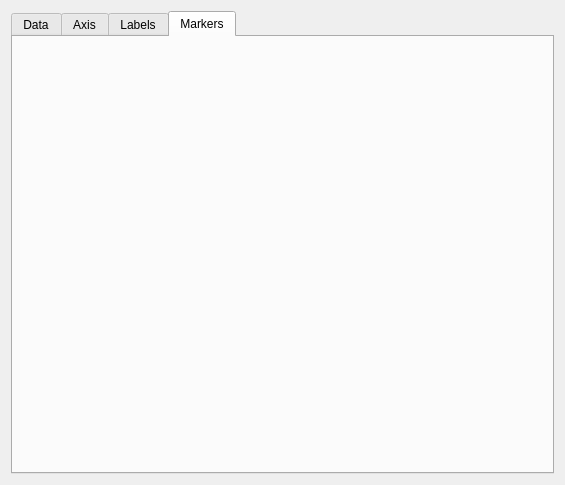
<?xml version="1.0" encoding="UTF-8"?>
<ui version="4.0">
 <class>Plot1D_tabwidget</class>
 <widget class="QWidget" name="Plot1D_tabwidget">
  <property name="geometry">
   <rect>
    <x>0</x>
    <y>0</y>
    <width>565</width>
    <height>485</height>
   </rect>
  </property>
  <property name="windowTitle">
   <string>Form</string>
  </property>
  <layout class="QGridLayout" name="gridLayout_3">
   <item row="0" column="0">
    <widget class="QTabWidget" name="tabWidget">
     <property name="autoFillBackground">
      <bool>false</bool>
     </property>
     <property name="tabPosition">
      <enum>QTabWidget::North</enum>
     </property>
     <property name="tabShape">
      <enum>QTabWidget::Rounded</enum>
     </property>
     <property name="currentIndex">
      <number>3</number>
     </property>
     <widget class="QWidget" name="Data_tab">
      <attribute name="title">
       <string>Data</string>
      </attribute>
      <layout class="QVBoxLayout" name="verticalLayout_2">
       <item>
        <layout class="QGridLayout" name="gridLayout_5">
         <item row="1" column="1">
          <widget class="QLabel" name="label_15">
           <property name="sizePolicy">
            <sizepolicy hsizetype="Preferred" vsizetype="Preferred">
             <horstretch>0</horstretch>
             <verstretch>0</verstretch>
            </sizepolicy>
           </property>
           <property name="text">
            <string>File </string>
           </property>
           <property name="alignment">
            <set>Qt::AlignCenter</set>
           </property>
          </widget>
         </item>
         <item row="2" column="1">
          <widget class="QComboBox" name="X_file_comboBox">
           <property name="sizePolicy">
            <sizepolicy hsizetype="MinimumExpanding" vsizetype="Fixed">
             <horstretch>0</horstretch>
             <verstretch>0</verstretch>
            </sizepolicy>
           </property>
          </widget>
         </item>
         <item row="2" column="0">
          <widget class="QLabel" name="label_13">
           <property name="sizePolicy">
            <sizepolicy hsizetype="Preferred" vsizetype="Preferred">
             <horstretch>0</horstretch>
             <verstretch>0</verstretch>
            </sizepolicy>
           </property>
           <property name="frameShape">
            <enum>QFrame::NoFrame</enum>
           </property>
           <property name="text">
            <string> Data X: </string>
           </property>
          </widget>
         </item>
         <item row="3" column="1">
          <widget class="QComboBox" name="Y_file_comboBox">
           <property name="sizePolicy">
            <sizepolicy hsizetype="MinimumExpanding" vsizetype="Fixed">
             <horstretch>0</horstretch>
             <verstretch>0</verstretch>
            </sizepolicy>
           </property>
          </widget>
         </item>
         <item row="2" column="2">
          <widget class="QComboBox" name="X_col_comboBox">
           <property name="sizePolicy">
            <sizepolicy hsizetype="MinimumExpanding" vsizetype="Fixed">
             <horstretch>0</horstretch>
             <verstretch>0</verstretch>
            </sizepolicy>
           </property>
          </widget>
         </item>
         <item row="3" column="0">
          <widget class="QLabel" name="label_14">
           <property name="text">
            <string> Data Y: </string>
           </property>
          </widget>
         </item>
         <item row="3" column="2">
          <widget class="QComboBox" name="Y_col_comboBox">
           <property name="sizePolicy">
            <sizepolicy hsizetype="MinimumExpanding" vsizetype="Fixed">
             <horstretch>0</horstretch>
             <verstretch>0</verstretch>
            </sizepolicy>
           </property>
          </widget>
         </item>
         <item row="1" column="2">
          <widget class="QLabel" name="label_16">
           <property name="sizePolicy">
            <sizepolicy hsizetype="Ignored" vsizetype="Preferred">
             <horstretch>0</horstretch>
             <verstretch>0</verstretch>
            </sizepolicy>
           </property>
           <property name="text">
            <string>Column</string>
           </property>
           <property name="alignment">
            <set>Qt::AlignCenter</set>
           </property>
          </widget>
         </item>
         <item row="0" column="0">
          <widget class="QLabel" name="label_17">
           <property name="sizePolicy">
            <sizepolicy hsizetype="Maximum" vsizetype="Preferred">
             <horstretch>0</horstretch>
             <verstretch>0</verstretch>
            </sizepolicy>
           </property>
           <property name="font">
            <font>
             <weight>75</weight>
             <bold>true</bold>
            </font>
           </property>
           <property name="text">
            <string>DATA SERIES</string>
           </property>
           <property name="margin">
            <number>2</number>
           </property>
          </widget>
         </item>
         <item row="2" column="3">
          <spacer name="horizontalSpacer_4">
           <property name="orientation">
            <enum>Qt::Horizontal</enum>
           </property>
           <property name="sizeHint" stdset="0">
            <size>
             <width>40</width>
             <height>20</height>
            </size>
           </property>
          </spacer>
         </item>
         <item row="0" column="1" colspan="3">
          <widget class="Line" name="line">
           <property name="orientation">
            <enum>Qt::Horizontal</enum>
           </property>
          </widget>
         </item>
        </layout>
       </item>
       <item>
        <layout class="QGridLayout" name="gridLayout">
         <item row="1" column="3">
          <widget class="QSpinBox" name="Rows_from_spinBox">
           <property name="enabled">
            <bool>false</bool>
           </property>
           <property name="alignment">
            <set>Qt::AlignRight|Qt::AlignTrailing|Qt::AlignVCenter</set>
           </property>
           <property name="buttonSymbols">
            <enum>QAbstractSpinBox::NoButtons</enum>
           </property>
          </widget>
         </item>
         <item row="1" column="0">
          <widget class="QCheckBox" name="Rows_all_checkBox">
           <property name="text">
            <string>All</string>
           </property>
           <property name="checked">
            <bool>true</bool>
           </property>
           <property name="autoExclusive">
            <bool>true</bool>
           </property>
          </widget>
         </item>
         <item row="1" column="4">
          <widget class="QLabel" name="label_20">
           <property name="text">
            <string>to</string>
           </property>
          </widget>
         </item>
         <item row="0" column="0">
          <widget class="QLabel" name="label_18">
           <property name="sizePolicy">
            <sizepolicy hsizetype="Maximum" vsizetype="Preferred">
             <horstretch>0</horstretch>
             <verstretch>0</verstretch>
            </sizepolicy>
           </property>
           <property name="font">
            <font>
             <weight>75</weight>
             <bold>true</bold>
            </font>
           </property>
           <property name="text">
            <string>ROWS           </string>
           </property>
           <property name="margin">
            <number>2</number>
           </property>
          </widget>
         </item>
         <item row="2" column="6">
          <spacer name="horizontalSpacer">
           <property name="orientation">
            <enum>Qt::Horizontal</enum>
           </property>
           <property name="sizeHint" stdset="0">
            <size>
             <width>40</width>
             <height>20</height>
            </size>
           </property>
          </spacer>
         </item>
         <item row="1" column="2">
          <widget class="QCheckBox" name="Rows_from_checkBox">
           <property name="text">
            <string>From row</string>
           </property>
           <property name="autoExclusive">
            <bool>true</bool>
           </property>
          </widget>
         </item>
         <item row="1" column="5">
          <widget class="QSpinBox" name="Rows_to_spinBox">
           <property name="enabled">
            <bool>false</bool>
           </property>
           <property name="alignment">
            <set>Qt::AlignRight|Qt::AlignTrailing|Qt::AlignVCenter</set>
           </property>
           <property name="buttonSymbols">
            <enum>QAbstractSpinBox::NoButtons</enum>
           </property>
          </widget>
         </item>
         <item row="0" column="1" colspan="6">
          <widget class="Line" name="line_4">
           <property name="orientation">
            <enum>Qt::Horizontal</enum>
           </property>
          </widget>
         </item>
         <item row="2" column="0">
          <widget class="QLabel" name="label_19">
           <property name="text">
            <string> Every</string>
           </property>
          </widget>
         </item>
         <item row="2" column="2" alignment="Qt::AlignLeft">
          <widget class="QSpinBox" name="Rows_every_spinBox">
           <property name="alignment">
            <set>Qt::AlignRight|Qt::AlignTrailing|Qt::AlignVCenter</set>
           </property>
           <property name="buttonSymbols">
            <enum>QAbstractSpinBox::NoButtons</enum>
           </property>
           <property name="maximum">
            <number>10000</number>
           </property>
           <property name="value">
            <number>1</number>
           </property>
          </widget>
         </item>
        </layout>
       </item>
       <item>
        <spacer name="verticalSpacer">
         <property name="orientation">
          <enum>Qt::Vertical</enum>
         </property>
         <property name="sizeHint" stdset="0">
          <size>
           <width>20</width>
           <height>40</height>
          </size>
         </property>
        </spacer>
       </item>
      </layout>
     </widget>
     <widget class="QWidget" name="tab">
      <attribute name="title">
       <string>Axis</string>
      </attribute>
      <layout class="QVBoxLayout" name="verticalLayout_3">
       <item>
        <layout class="QGridLayout" name="gridLayout_2">
         <item row="2" column="0" alignment="Qt::AlignRight">
          <widget class="QCheckBox" name="Xrange_checkBox">
           <property name="text">
            <string>X Range:</string>
           </property>
          </widget>
         </item>
         <item row="3" column="0" alignment="Qt::AlignHCenter">
          <widget class="QCheckBox" name="Yrange_checkBox">
           <property name="text">
            <string>Y Range:</string>
           </property>
          </widget>
         </item>
         <item row="2" column="3">
          <widget class="QLineEdit" name="Xrange_to_lineEdit">
           <property name="enabled">
            <bool>false</bool>
           </property>
          </widget>
         </item>
         <item row="2" column="4">
          <spacer name="horizontalSpacer_2">
           <property name="orientation">
            <enum>Qt::Horizontal</enum>
           </property>
           <property name="sizeHint" stdset="0">
            <size>
             <width>40</width>
             <height>20</height>
            </size>
           </property>
          </spacer>
         </item>
         <item row="1" column="1" colspan="4">
          <widget class="Line" name="line_5">
           <property name="orientation">
            <enum>Qt::Horizontal</enum>
           </property>
          </widget>
         </item>
         <item row="3" column="2">
          <widget class="QLabel" name="label_23">
           <property name="text">
            <string>  :  </string>
           </property>
          </widget>
         </item>
         <item row="3" column="3">
          <widget class="QLineEdit" name="Yrange_to_lineEdit">
           <property name="enabled">
            <bool>false</bool>
           </property>
          </widget>
         </item>
         <item row="2" column="2">
          <widget class="QLabel" name="label_22">
           <property name="text">
            <string>  :  </string>
           </property>
          </widget>
         </item>
         <item row="3" column="1">
          <widget class="QLineEdit" name="Yrange_from_lineEdit">
           <property name="enabled">
            <bool>false</bool>
           </property>
          </widget>
         </item>
         <item row="2" column="1">
          <widget class="QLineEdit" name="Xrange_from_lineEdit">
           <property name="enabled">
            <bool>false</bool>
           </property>
          </widget>
         </item>
         <item row="1" column="0">
          <widget class="QLabel" name="label_21">
           <property name="font">
            <font>
             <weight>75</weight>
             <bold>true</bold>
            </font>
           </property>
           <property name="text">
            <string>AXIS RANGE</string>
           </property>
           <property name="margin">
            <number>2</number>
           </property>
          </widget>
         </item>
        </layout>
       </item>
       <item>
        <widget class="QCheckBox" name="LogX_checkBox">
         <property name="text">
          <string>Logaritmic X axis</string>
         </property>
        </widget>
       </item>
       <item>
        <widget class="QCheckBox" name="LogY_checkBox">
         <property name="text">
          <string>Logaritmic Y axis</string>
         </property>
        </widget>
       </item>
       <item>
        <spacer name="verticalSpacer_2">
         <property name="orientation">
          <enum>Qt::Vertical</enum>
         </property>
         <property name="sizeHint" stdset="0">
          <size>
           <width>20</width>
           <height>40</height>
          </size>
         </property>
        </spacer>
       </item>
      </layout>
     </widget>
     <widget class="QWidget" name="Label_tab">
      <attribute name="title">
       <string>Labels</string>
      </attribute>
      <layout class="QVBoxLayout" name="verticalLayout">
       <item>
        <layout class="QGridLayout" name="gridLayout_7">
         <item row="1" column="2">
          <widget class="QLabel" name="label">
           <property name="sizePolicy">
            <sizepolicy hsizetype="Maximum" vsizetype="Preferred">
             <horstretch>0</horstretch>
             <verstretch>0</verstretch>
            </sizepolicy>
           </property>
           <property name="text">
            <string>Offset</string>
           </property>
          </widget>
         </item>
         <item row="1" column="3">
          <widget class="QDoubleSpinBox" name="XLabeloffsetdoubleSpinBox">
           <property name="sizePolicy">
            <sizepolicy hsizetype="Maximum" vsizetype="Fixed">
             <horstretch>0</horstretch>
             <verstretch>0</verstretch>
            </sizepolicy>
           </property>
           <property name="alignment">
            <set>Qt::AlignRight|Qt::AlignTrailing|Qt::AlignVCenter</set>
           </property>
           <property name="buttonSymbols">
            <enum>QAbstractSpinBox::NoButtons</enum>
           </property>
          </widget>
         </item>
         <item row="2" column="0">
          <widget class="QLabel" name="YLabellabel">
           <property name="text">
            <string>  Y label:</string>
           </property>
          </widget>
         </item>
         <item row="1" column="0">
          <widget class="QLabel" name="XLabellabel">
           <property name="text">
            <string>  X label:</string>
           </property>
          </widget>
         </item>
         <item row="2" column="1">
          <widget class="QLineEdit" name="YLabellineEdit"/>
         </item>
         <item row="1" column="1">
          <widget class="QLineEdit" name="XLabellineEdit"/>
         </item>
         <item row="3" column="0">
          <widget class="QLabel" name="Fontlabel">
           <property name="sizePolicy">
            <sizepolicy hsizetype="Maximum" vsizetype="Preferred">
             <horstretch>0</horstretch>
             <verstretch>0</verstretch>
            </sizepolicy>
           </property>
           <property name="text">
            <string>  Font:</string>
           </property>
          </widget>
         </item>
         <item row="0" column="1" colspan="3">
          <widget class="Line" name="line_2">
           <property name="orientation">
            <enum>Qt::Horizontal</enum>
           </property>
          </widget>
         </item>
         <item row="2" column="3">
          <widget class="QDoubleSpinBox" name="YLabeloffsetdoubleSpinBox">
           <property name="alignment">
            <set>Qt::AlignRight|Qt::AlignTrailing|Qt::AlignVCenter</set>
           </property>
           <property name="buttonSymbols">
            <enum>QAbstractSpinBox::NoButtons</enum>
           </property>
          </widget>
         </item>
         <item row="2" column="2">
          <widget class="QLabel" name="label_2">
           <property name="text">
            <string>Offset</string>
           </property>
          </widget>
         </item>
         <item row="0" column="0">
          <widget class="QLabel" name="Labelslabel">
           <property name="font">
            <font>
             <weight>75</weight>
             <bold>true</bold>
            </font>
           </property>
           <property name="text">
            <string>LABELS</string>
           </property>
           <property name="margin">
            <number>2</number>
           </property>
          </widget>
         </item>
         <item row="3" column="1">
          <widget class="QToolButton" name="LabelFonttoolButton">
           <property name="text">
            <string>Helvetica, 12 pt</string>
           </property>
          </widget>
         </item>
        </layout>
       </item>
       <item>
        <layout class="QGridLayout" name="gridLayout_8">
         <item row="5" column="2">
          <widget class="QSpinBox" name="YticsMinorspinBox">
           <property name="enabled">
            <bool>false</bool>
           </property>
           <property name="alignment">
            <set>Qt::AlignRight|Qt::AlignTrailing|Qt::AlignVCenter</set>
           </property>
           <property name="buttonSymbols">
            <enum>QAbstractSpinBox::NoButtons</enum>
           </property>
          </widget>
         </item>
         <item row="4" column="4">
          <widget class="QDoubleSpinBox" name="YticsLengthdoubleSpinBox">
           <property name="alignment">
            <set>Qt::AlignRight|Qt::AlignTrailing|Qt::AlignVCenter</set>
           </property>
           <property name="buttonSymbols">
            <enum>QAbstractSpinBox::NoButtons</enum>
           </property>
           <property name="value">
            <double>5.000000000000000</double>
           </property>
          </widget>
         </item>
         <item row="4" column="5">
          <widget class="QCheckBox" name="YticsRightcheckBox">
           <property name="text">
            <string>Left</string>
           </property>
           <property name="checked">
            <bool>true</bool>
           </property>
          </widget>
         </item>
         <item row="3" column="1">
          <widget class="QLabel" name="label_5">
           <property name="sizePolicy">
            <sizepolicy hsizetype="Maximum" vsizetype="Preferred">
             <horstretch>0</horstretch>
             <verstretch>0</verstretch>
            </sizepolicy>
           </property>
           <property name="text">
            <string>Label offset</string>
           </property>
          </widget>
         </item>
         <item row="2" column="2">
          <widget class="QSpinBox" name="XticsMinorspinBox">
           <property name="enabled">
            <bool>false</bool>
           </property>
           <property name="alignment">
            <set>Qt::AlignRight|Qt::AlignTrailing|Qt::AlignVCenter</set>
           </property>
           <property name="buttonSymbols">
            <enum>QAbstractSpinBox::NoButtons</enum>
           </property>
          </widget>
         </item>
         <item row="4" column="1" colspan="2">
          <widget class="QLineEdit" name="YticslineEdit"/>
         </item>
         <item row="6" column="1">
          <widget class="QLabel" name="label_10">
           <property name="text">
            <string>Label offset</string>
           </property>
          </widget>
         </item>
         <item row="1" column="1" colspan="2">
          <widget class="QLineEdit" name="XticslineEdit"/>
         </item>
         <item row="5" column="4">
          <widget class="QDoubleSpinBox" name="YticsMinorLengthdoubleSpinBox">
           <property name="enabled">
            <bool>false</bool>
           </property>
           <property name="alignment">
            <set>Qt::AlignRight|Qt::AlignTrailing|Qt::AlignVCenter</set>
           </property>
           <property name="buttonSymbols">
            <enum>QAbstractSpinBox::NoButtons</enum>
           </property>
          </widget>
         </item>
         <item row="1" column="4">
          <widget class="QDoubleSpinBox" name="XticsLengthdoubleSpinBox">
           <property name="alignment">
            <set>Qt::AlignRight|Qt::AlignTrailing|Qt::AlignVCenter</set>
           </property>
           <property name="buttonSymbols">
            <enum>QAbstractSpinBox::NoButtons</enum>
           </property>
           <property name="value">
            <double>5.000000000000000</double>
           </property>
          </widget>
         </item>
         <item row="5" column="1">
          <widget class="QCheckBox" name="YticsMinorcheckBox">
           <property name="text">
            <string>Minor tics</string>
           </property>
          </widget>
         </item>
         <item row="4" column="6">
          <widget class="QCheckBox" name="checkBox_4">
           <property name="text">
            <string>Right</string>
           </property>
           <property name="checked">
            <bool>true</bool>
           </property>
          </widget>
         </item>
         <item row="0" column="1" colspan="6">
          <widget class="Line" name="line_3">
           <property name="orientation">
            <enum>Qt::Horizontal</enum>
           </property>
          </widget>
         </item>
         <item row="1" column="6">
          <widget class="QCheckBox" name="XticsBottomcheckBox">
           <property name="text">
            <string>Bottom</string>
           </property>
           <property name="checked">
            <bool>true</bool>
           </property>
          </widget>
         </item>
         <item row="5" column="3">
          <widget class="QLabel" name="label_11">
           <property name="enabled">
            <bool>false</bool>
           </property>
           <property name="text">
            <string>Length</string>
           </property>
          </widget>
         </item>
         <item row="1" column="3">
          <widget class="QLabel" name="label_6">
           <property name="sizePolicy">
            <sizepolicy hsizetype="Maximum" vsizetype="Preferred">
             <horstretch>0</horstretch>
             <verstretch>0</verstretch>
            </sizepolicy>
           </property>
           <property name="text">
            <string>Length</string>
           </property>
          </widget>
         </item>
         <item row="1" column="5">
          <widget class="QCheckBox" name="XticsTopcheckBox">
           <property name="text">
            <string>Top</string>
           </property>
           <property name="checked">
            <bool>true</bool>
           </property>
          </widget>
         </item>
         <item row="1" column="0">
          <widget class="QLabel" name="label_4">
           <property name="sizePolicy">
            <sizepolicy hsizetype="Maximum" vsizetype="Preferred">
             <horstretch>0</horstretch>
             <verstretch>0</verstretch>
            </sizepolicy>
           </property>
           <property name="text">
            <string>  X tics:</string>
           </property>
          </widget>
         </item>
         <item row="4" column="0">
          <widget class="QLabel" name="label_8">
           <property name="text">
            <string>  Y tics:</string>
           </property>
          </widget>
         </item>
         <item row="0" column="0">
          <widget class="QLabel" name="label_3">
           <property name="font">
            <font>
             <weight>75</weight>
             <bold>true</bold>
            </font>
           </property>
           <property name="text">
            <string>TICS      </string>
           </property>
           <property name="margin">
            <number>2</number>
           </property>
          </widget>
         </item>
         <item row="2" column="3">
          <widget class="QLabel" name="label_7">
           <property name="enabled">
            <bool>false</bool>
           </property>
           <property name="text">
            <string>Length</string>
           </property>
          </widget>
         </item>
         <item row="2" column="4">
          <widget class="QDoubleSpinBox" name="XticsMinorLengthdoubleSpinBox">
           <property name="enabled">
            <bool>false</bool>
           </property>
           <property name="alignment">
            <set>Qt::AlignRight|Qt::AlignTrailing|Qt::AlignVCenter</set>
           </property>
           <property name="buttonSymbols">
            <enum>QAbstractSpinBox::NoButtons</enum>
           </property>
          </widget>
         </item>
         <item row="6" column="2">
          <widget class="QDoubleSpinBox" name="YticsOffsetdoubleSpinBox">
           <property name="alignment">
            <set>Qt::AlignRight|Qt::AlignTrailing|Qt::AlignVCenter</set>
           </property>
           <property name="buttonSymbols">
            <enum>QAbstractSpinBox::NoButtons</enum>
           </property>
          </widget>
         </item>
         <item row="4" column="3">
          <widget class="QLabel" name="label_9">
           <property name="text">
            <string>Length</string>
           </property>
          </widget>
         </item>
         <item row="2" column="1">
          <widget class="QCheckBox" name="XticsMinorcheckBox">
           <property name="text">
            <string> Minor tics</string>
           </property>
          </widget>
         </item>
         <item row="3" column="2">
          <widget class="QDoubleSpinBox" name="XticsOffsetdoubleSpinBox">
           <property name="alignment">
            <set>Qt::AlignRight|Qt::AlignTrailing|Qt::AlignVCenter</set>
           </property>
           <property name="buttonSymbols">
            <enum>QAbstractSpinBox::NoButtons</enum>
           </property>
          </widget>
         </item>
         <item row="7" column="1">
          <widget class="QToolButton" name="YticsFonttoolButton">
           <property name="text">
            <string>Helvetica, 12 pt</string>
           </property>
          </widget>
         </item>
         <item row="7" column="0">
          <widget class="QLabel" name="label_12">
           <property name="text">
            <string>  Font</string>
           </property>
          </widget>
         </item>
        </layout>
       </item>
       <item>
        <spacer name="verticalSpacer_3">
         <property name="orientation">
          <enum>Qt::Vertical</enum>
         </property>
         <property name="sizeHint" stdset="0">
          <size>
           <width>20</width>
           <height>40</height>
          </size>
         </property>
        </spacer>
       </item>
      </layout>
     </widget>
     <widget class="QWidget" name="tab_2">
      <attribute name="title">
       <string>Markers</string>
      </attribute>
     </widget>
    </widget>
   </item>
  </layout>
 </widget>
 <layoutdefault spacing="6" margin="11"/>
 <resources/>
 <connections/>
</ui>
